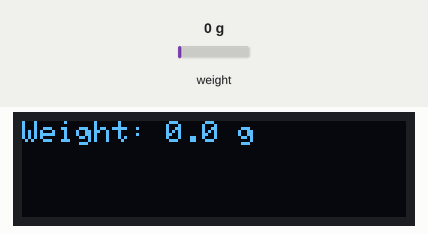
The sketch below on a simulated Arduino Uno, built with avr-gcc and run on an emulated ATmega328P. Parts: 128×32 one-colour display. The test bench sets the inputs (shaded band); at power-on: weight on the scale 0 g. What the sketch prints to the serial monitor is not drawn.

Above: at 2.6 s.
2.7 s: weight on the scale set to 100 g
At 4.7 s:
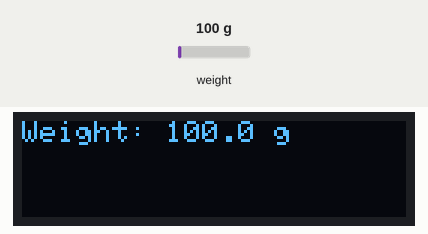
5.5 s: weight on the scale set to 1250 g
At 6.8 s:
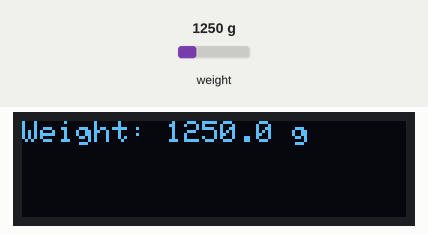
8.1 s: weight on the scale set to 2500 g
At 11.0 s:
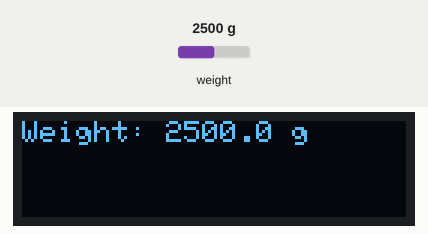
Timing chart, 0 to 12.5 s (numbered marks = the images above; inputs shaded):
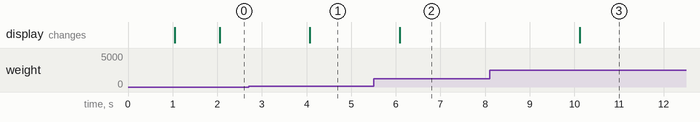

Measured:
- after the input at 2.7 s, the display: changes after 1.4 s (image 1)
- after the input at 5.5 s, the display: changes after 0.59 s (image 2)
- after the input at 8.1 s, the display: changes after 2.0 s (image 3)

The sketch:

Oled_LoadCell_Code.ino
```cpp
#include <SPI.h>
#include <Wire.h>
#include <Adafruit_GFX.h>
#include <Adafruit_SSD1306.h>
#include "HX711.h"

// OLED display settings
#define SCREEN_WIDTH 128
#define SCREEN_HEIGHT 32
#define OLED_MOSI  11
#define OLED_CLK   10
#define OLED_DC    9
#define OLED_CS    5
#define OLED_RESET 6

Adafruit_SSD1306 display(SCREEN_WIDTH, SCREEN_HEIGHT, OLED_MOSI, OLED_CLK, OLED_DC, OLED_RESET, OLED_CS);

// HX711 circuit wiring
const int LOADCELL_DOUT_PIN = 17;
const int LOADCELL_SCK_PIN = 18;

HX711 scale;

void setup() {
  Serial.begin(57600);
  Serial.println("HX711 Demo");

  // Initialize the scale
  scale.begin(LOADCELL_DOUT_PIN, LOADCELL_SCK_PIN);
  scale.set_scale(25924/60.2); // Set the scale factor (change this value based on your calibration)
  scale.tare(); // Reset the scale to 0

  // Initialize OLED display
  if (!display.begin(SSD1306_SWITCHCAPVCC)) {
    Serial.println(F("SSD1306 allocation failed"));
    for (;;); // Don't proceed, loop forever
  }

  display.clearDisplay();
  display.setTextSize(1);
  display.setTextColor(SSD1306_WHITE);
  display.setCursor(0, 0);
  display.display(); // Show initial buffer
}

void loop() {
  // Get the weight
  float weight = scale.get_units(10); // Average of 10 readings

  // Clear the display
  display.clearDisplay();

  // Display the weight on the OLED
  display.setCursor(0, 0);
  display.print("Weight: ");
  display.print(weight, 1); // Display weight with 1 decimal place
  display.print(" g"); // Assuming you are measuring in grams

  // Show the display buffer on the screen
  display.display();

  // Print to Serial for debugging
  Serial.print("Weight: ");
  Serial.println(weight);

  delay(1000); // Update every second
}
```
